Frame 1 (no input): blank canvas, image omitted
Frame 60 (no input): blank canvas, image omitted
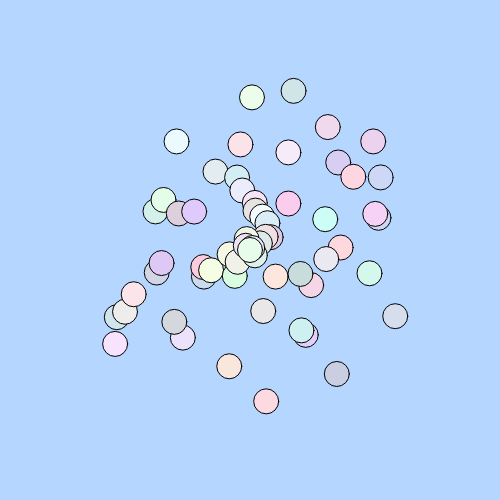
Frame 120 (the mouse pressed at the canvas centre since frame 60)

The p5.js sketch whose frames 1 and 60 were blank and that drew this single picture after the mouse press (run headless with seeded random() and noise() and a simulated clock; from frame 60 on, the mouse is pressed at the canvas centre):

// p5.js sketch
// ── sketch.js
/*** (1) constants ***/
var boid_radius = 25;
var background_color_values = [180, 214, 255];
var pause_screen_tint_values = [0, 32, 24, 126];
var pause_key_value = 32; // spacebar
var line_key_value = 76; // L
var circles_key_value = 67; // C
var not_paused = true;
var draw_lines = false;
var draw_circles = true;
var canvas_height = 500;
var canvas_width = 500;
var pause_rectangle_height = 80;
var pause_rectangle_width = 25;
var fps = 60;
var neighbor_distance = boid_radius * 2.5;
var max_velocity = 3;
var personal_space = boid_radius * 2;
var frames_til_decision = 360;

/*** (3) helper functions ***/
function getRandomNumber(max_number){
	var value = Math.floor(Math.random() * Math.floor(max_number));
	return value;
}

function getRandomNumberInRange(min_number, max_number){
	var value = min_number + Math.floor(Math.random() * Math.floor(max_number - min_number));
	return value;
}

function getRandomColor(){
	var r = getRandomNumberInRange(200, 255);
	var g = getRandomNumberInRange(200, 255);
	var b = getRandomNumberInRange(220, 255);
	return color(r, g, b);
}

function createNewBoid(id, new_x, new_y){
	var obj = {};
	obj.id = id;
	obj.pos = createVector(new_x, new_y);
	obj.velocity = createVector(getRandomNumberInRange(-3, 3), getRandomNumberInRange(-3, 3));
	obj.personal_max_velocity = max_velocity;
	obj.frame_count = 0;
	obj.color = getRandomColor();

	obj.findNeighbors = function(boids_array){
		var neighbors = [];
		var number_boids = boids_array.length;
		for(var i = 0; i < number_boids; i++){
			if(boids_array[i].id != this.id){
				var v = boids_array[i].pos.dist(this.pos)
				if(v < neighbor_distance){
					neighbors.push(boids_array[i]);
					if(draw_lines){
						line(this.pos.x, this.pos.y, boids_array[i].pos.x, boids_array[i].pos.y);
					}
				}
			}
		}
		return neighbors;
	}

	obj.steerToCenter = function(boids_array){
		var number_boids = boids_array.length;
		var force = createVector(0, 0);
		if(number_boids > 0){
			for(var i = 0; i < number_boids; i++){
				force = force.add(boids_array[i].pos);
			}
			force.div(number_boids);
			force.sub(this.pos);
			force.div(100);
		}
		return force;
	}

	obj.steerClear = function(boids_array){
		var number_boids = boids_array.length;
		var force = createVector(0, 0);
		if(number_boids > 0){
			for(var i = 0; i < number_boids; i++){
				var distance_vector = p5.Vector.sub(boids_array[i].pos, this.pos);
				var distance = distance_vector.mag();
				if(distance < personal_space){
					force.sub(distance_vector);
					force.div(distance);
				}
			}
		}
		return force;
	}

	obj.steerSpeed = function(boids_array){
		var number_boids = boids_array.length;
		var velocity = createVector(0, 0);
		if(number_boids > 0){
			for(var i = 0; i < number_boids; i++){
				velocity = velocity.add(boids_array[i].velocity);
			}
			velocity.div(number_boids);
			velocity.sub(this.velocity);
			velocity.div(8);
		}
		return velocity;
	}

	obj.wrapAroundBorder = function(){
 		if(this.pos.x > (canvas_width + 5)){
  			this.pos.x = -5;
  		}
 		if(this.pos.x < -5){
  			this.pos.x = canvas_width;
  		}
 		if(this.pos.y > (canvas_height + 5)){
  			this.pos.y = -5;
  		}
 		if(this.pos.y < -5){
  			this.pos.y = canvas_height + 5;
  		}
	}

	obj.featureCreep = function(){
		this.frame_count = this.frame_count + 1;
		if(this.frame_count > frames_til_decision){
			this.frame_count = 0;
			if(getRandomNumber(4) > 2){
				this.personal_max_velocity = getRandomNumberInRange(Math.floor(max_velocity / 2), max_velocity);
			}
			else {
				this.personal_max_velocity = max_velocity;
			}
		}
	}

	obj.move = function(boids_array){
		var neighbors = this.findNeighbors(boids_array);
		var v1 = this.steerToCenter(neighbors).div(4);
		var v2 = this.steerClear(neighbors).div(1);
		var v3 = this.steerSpeed(neighbors).div(1);
		this.velocity.add(v1);
		this.velocity.add(v2);
		this.velocity.add(v3);
		if(this.velocity.mag() > this.personal_max_velocity){
			this.velocity.normalize();
			this.velocity.mult(this.personal_max_velocity);
		}
 		this.pos.add(this.velocity);
 		this.wrapAroundBorder();
 		//this.featureCreep();
	}

	obj.draw = function(){
		fill(this.color);
		ellipse(this.pos.x, this.pos.y, boid_radius, boid_radius);
	}

	return obj;
}

function createBoidContainer(){
	var obj = {};
	obj.boids_array = [];
	obj.total_boids = 0;

	obj.addBoid = function(new_x, new_y){
		this.total_boids = this.total_boids + 1;
		this.boids_array.push(createNewBoid(this.total_boids, new_x, new_y));
	}

	obj.updateBoids = function(){
		var number_boids = this.boids_array.length;
		if(draw_circles){
			for(var i = 0; i < number_boids; i++){
				this.boids_array[i].draw();
			}
		}
		if(not_paused){
			for(var i = 0; i < number_boids; i++){
				this.boids_array[i].move(this.boids_array);
			}
		}
	}

	return obj;
}

/*** (2) global variables ***/
var boid_container;
var background_color;
var pause_screen_tint;
var pause_rectangle_left;
var pause_rectangle_right;

/*** (4) P5 functions **
function mousePressed(){
	boid_container.addBoid(mouseX, mouseY);
}*/

function keyPressed(){
	if(keyCode === pause_key_value){
		not_paused = !not_paused;
	}
	if(keyCode === line_key_value){
		draw_lines = !draw_lines;
	}
	if(keyCode === circles_key_value){
		draw_circles = !draw_circles;
	}
}

function setup() {
	createCanvas(canvas_height, canvas_width);
	frameRate(fps);
	boid_container = createBoidContainer();
	background_color = color(background_color_values);
	pause_screen_tint = color(pause_screen_tint_values);
	pause_rectangle_left = [(canvas_width / 2) - (pause_rectangle_width * 1.5), (canvas_height / 2) - (pause_rectangle_height / 2), pause_rectangle_width, pause_rectangle_height];
	pause_rectangle_right = [(canvas_width / 2), (canvas_height / 2) - (pause_rectangle_height / 2), pause_rectangle_width, pause_rectangle_height];
}

function draw() {
	if(mouseIsPressed){
	boid_container.addBoid(mouseX, mouseY);

	}
	background(background_color);
	boid_container.updateBoids();
	if(!not_paused){
		fill(pause_screen_tint);
		rect(0, 0, canvas_height, canvas_width);
		fill(color(255));
		rect(pause_rectangle_left[0], pause_rectangle_left[1], pause_rectangle_left[2], pause_rectangle_left[3], 20);
		rect(pause_rectangle_right[0], pause_rectangle_right[1], pause_rectangle_right[2], pause_rectangle_right[3], 20);
	}
}
